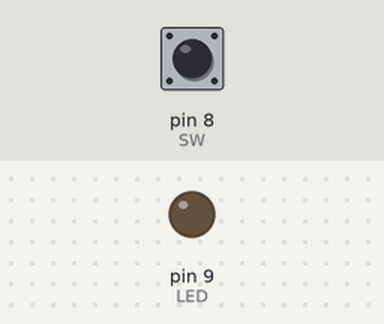
Bench run of a sketch on a simulated Arduino Uno, built with avr-gcc and run on an emulated ATmega328P. On the bench: output pins drawn as LEDs (lit = HIGH). The inputs (shaded band) are chosen by the test bench; at power-on: pin 8 (SW) HIGH.

Above: at 1.2 s.
1.3 s: pin 8 (SW) pulled LOW for 0.15 s
At 1.4 s:
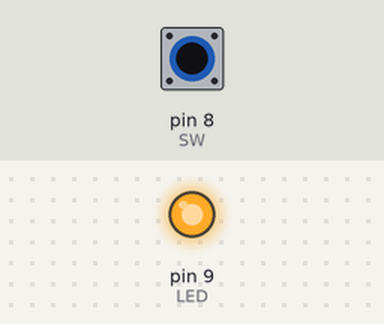
3.0 s: pin 8 (SW) pulled LOW for 3.2 s
At 7.2 s:
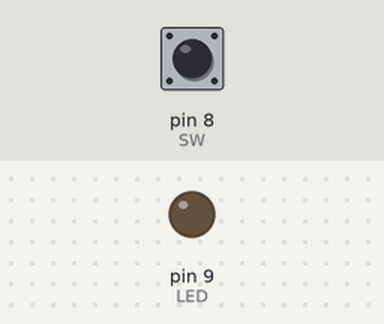
Timing chart, 0 to 8.7 s (numbered marks = the images above; inputs shaded):
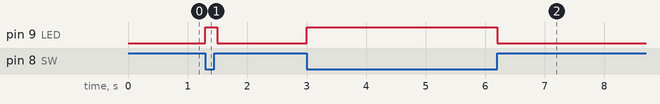

Measured:
- after the input at 1.3 s, pin 9 (LED): LOW → HIGH at once, → LOW 0.20 s later
- after the input at 3.0 s, pin 9 (LED): LOW → HIGH at once, → LOW 3.2 s later

The sketch:

180713_ArcadebtnTest.ino
```cpp
int SW = 8;                         // SW를 8로 설정합니다.
int LED = 9;                        // LED를 9로 설정합니다.

void setup() {
  pinMode(SW, INPUT_PULLUP);        // SW를 풀업인 입력핀으로 설정합니다.
  pinMode(LED, OUTPUT);             // LED를 출력핀으로 설정합니다.
}
void loop() {
  if (digitalRead(SW) == LOW) {     // 만약 SW의 디지털 신호가 LOW라면
    digitalWrite(LED, HIGH);        // LED에 HIGH를 출력합니다.
  } else {                          // SW가 LOW가 아니라면
    digitalWrite(LED, LOW);         // LED에 LOW를 출력합니다.
  }
  delay(100);                       // 0.1초동안 지연합니다.
}

/* 아케이드 버튼
 *  황동색 단자가 왼쪽을 기준으로 위 : GND 아래 : Data
 */
```
